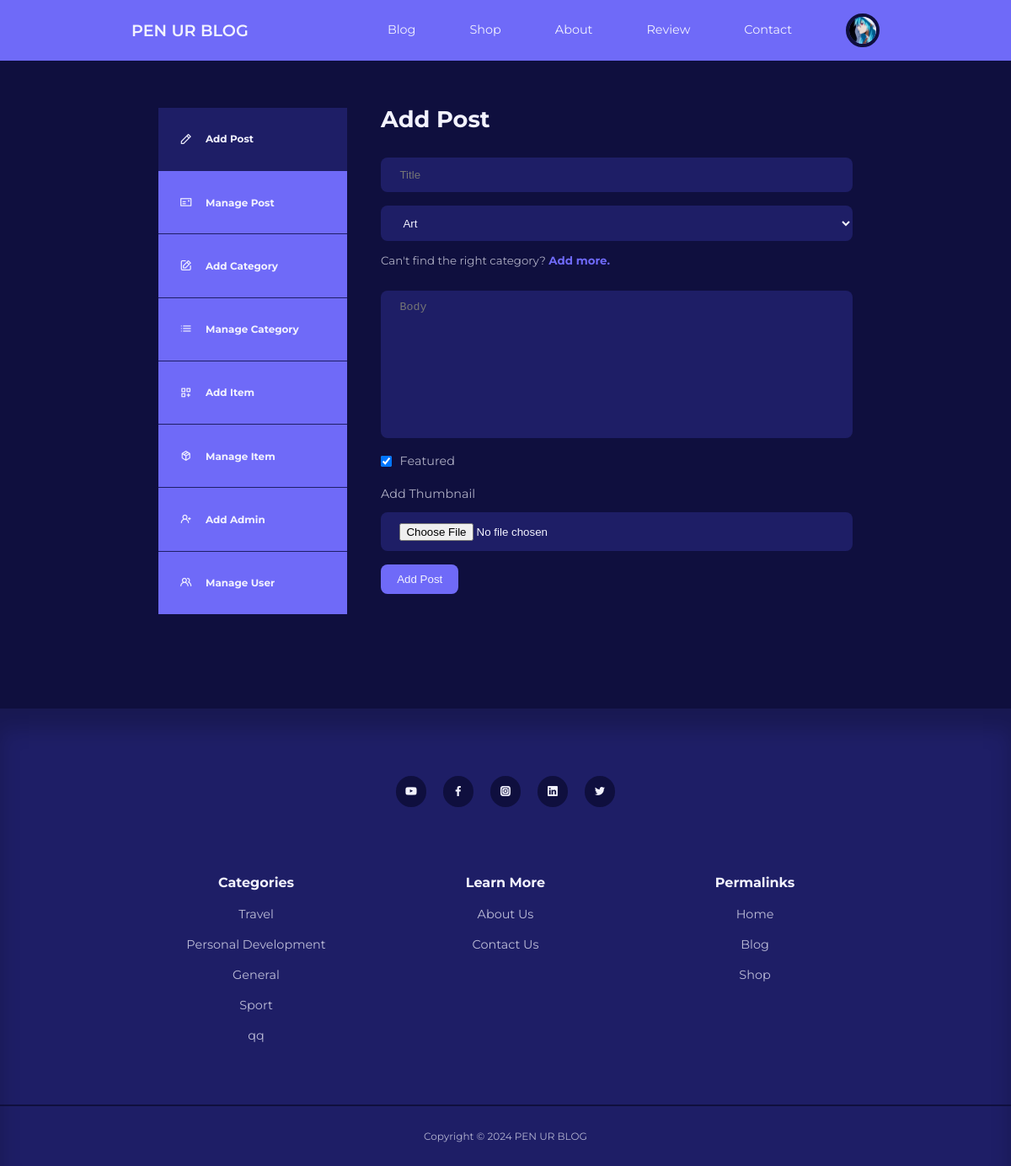
The page /blog/admin/add-post.php (signed in) on the database its author committed.
### tables this page shows
CREATE TABLE `users` (
  `id` int(11) UNSIGNED NOT NULL,
  `username` varchar(50) NOT NULL,
  `email` varchar(100) NOT NULL,
  `password` varchar(255) NOT NULL,
  `avatar` varchar(255) NOT NULL,
  `is_admin` tinyint(1) NOT NULL,
  `bio` varchar(255) NOT NULL,
  `reset_token_hash` varchar(64) DEFAULT NULL,
  `reset_token_expires_at` datetime DEFAULT NULL
);

CREATE TABLE `categories` (
  `id` int(11) UNSIGNED NOT NULL,
  `title` varchar(50) NOT NULL,
  `description` text NOT NULL
);

### blog/admin/partials/header.php (called while the page is built, shortened)
<?php
require '../partials/header.php';

### blog/admin/add-post.php (the view, shortened to what this page needs)
<?php
include 'partials/header.php';
$query = "SELECT * FROM categories ORDER BY title";
$categories = mysqli_query($connection, $query);
$title = $_SESSION['add-post-data']['title'] ?? null;
$body = $_SESSION['add-post-data']['body'] ?? null;
?>
<section class="dashboard">
    <div class="container dashboard__container">
        <aside>
            <ul>
                <li>
                    <a href="add-post.php" class="active"><i class="uil uil-pen"></i>
                    <h5>Add Post</h5>
                    </a>
                </li>
                <li>
                    <a href="index.php"><i class="uil uil-postcard"></i>
                    <h5>Manage Post</h5>
                    </a>
                </li>
                <li>
                    <a href="add-category.php"><i class="uil uil-edit"></i>
                    <h5>Add Category</h5>
                    </a>
                </li>
                <?php if (isset($_SESSION['user_is_admin'])) : ?>
                    <li>
                        <a href="manage-categories.php"><i class="uil uil-list-ul"></i>
                        <h5>Manage Category</h5>
                        </a>
                    </li>
                    <li>
                        <a href="add-item.php"><i class="uil uil-create-dashboard"></i>
                        <h5>Add Item</h5>
                        </a>
                    </li>
                    <li>
                        <a href="manage-item.php"><i class="uil uil-box"></i>
                        <h5>Manage Item</h5>
                        </a>
                    </li>
                    <li>
                        <a href="add-user.php"><i class="uil uil-user-plus"></i>
                        <h5>Add Admin</h5>
                        </a>
                    </li>
                    <li>
                        <a href="manage-users.php"><i class="uil uil-users-alt"></i>
                        <h5>Manage User</h5>
                        </a>
                    </li>
                <?php endif ?>
            </ul>
        </aside>
        <main>
            <h2>Add Post</h2>
            <form action="<?= ROOT_URL ?>admin/add-post-logic.php" enctype="multipart/form-data" method="POST">
                <input type="text" name="title" value="<?= $title ?>" placeholder="Title">
                <select name="category">
                    <?php while ($category = mysqli_fetch_assoc($categories)) : ?>
                        <option value="<?= $category['id'] ?>"><?= $category['title'] ?></option>
                    <?php endwhile ?>
                </select>
                <small class="post__add-category">Can't find the right category? <a href="add-category.php">Add more.</a></small>
                <textarea rows="10" name="body" placeholder="Body"><?= $body ?></textarea>
                <?php if (isset($_SESSION['user_is_admin'])) : ?>
                    <div class="form__control inline">
                        <input type="checkbox" name="is_featured" value="1" id="is_featured" checked>
                        <label for="is_featured">Featured</label>
                    </div>
                <?php endif ?>
                <div class="form__control">
                    <label for="thumbnail">Add Thumbnail</label>
                    <input type="file" name="thumbnail" id="thumbnail">
                </div>
                <button type="submit" name="submit" class="btn">Add Post</button>
            </form>
        </main>
    </div>
</section>
<?php
include '../partials/footer.php';
?>

### blog/partials/header.php (shortened to what this page needs)
<?php
require 'config/database.php';
if (isset($_SESSION['user-id'])) {
    $id = filter_var($_SESSION['user-id'], FILTER_SANITIZE_NUMBER_INT);
    $query = "SELECT * FROM users WHERE id=$id";
    $result = mysqli_query($connection, $query);
    $user = mysqli_fetch_assoc($result);
}
?>
<!DOCTYPE html>
<html lang="en">
<head>
    <link rel="stylesheet" href="<?= ROOT_URL ?>css/style.css">
    <link rel="stylesheet" href="https://unicons.iconscout.com/release/v4.0.0/css/line.css">
</head>
<body>
    <nav>
        <div class="container nav__container">
            <a href="<?= ROOT_URL ?>" class="nav__logo">PEN UR BLOG</a>
            <ul class="nav__items">
                <li><a href="<?= ROOT_URL ?>blog.php">Blog</a></li>
                <li><a href="<?= ROOT_URL ?>shop.php">Shop</a></li>
                <li><a href="<?= ROOT_URL ?>about.php">About</a></li>
                <li><a href="<?= ROOT_URL ?>review.php">Review</a></li>
                <li><a href="<?= ROOT_URL ?>contact.php">Contact</a></li>
                <?php if (isset($_SESSION['user-id'])) : ?>
                    <li class="nav__profile">
                        <div class="avatar">
                            <img src="<?= ROOT_URL . 'images/' . $user['avatar'] ?>">
                        </div>
                    </li>
                <?php else : ?>
                    <li><a href="<?= ROOT_URL ?>signin.php">LogIn</a></li>
                <?php endif ?>
            </ul>
        </div>
    </nav>

### blog/partials/footer.php (shortened to what this page needs)
<?php
$category_query = "SELECT * FROM categories ORDER BY RAND() LIMIT 5";
$category_result = mysqli_query($connection, $category_query);
?>
<footer>
        <div class="footer__socials">
            <a href="https://youtube.com/egatortutorials" target="_blank"><i class="uil uil-youtube"></i></a>
            <a href="https://facebook.com" target="_blank"><i class="uil uil-facebook-f"></i></a>
            <a href="https://instagram.com" target="_blank"><i class="uil uil-instagram-alt"></i></a>
            <a href="https://linkedin.com" target="_blank"><i class="uil uil-linkedin"></i></a>
            <a href="https://twitter.com" target="_blank"><i class="uil uil-twitter"></i></a>
        </div>
        <div class="container footer__container">
            <article>
                <h4>Categories</h4>
                <ul>
                    <?php while ($category = mysqli_fetch_assoc($category_result)): ?>
                        <li><a href="<?= ROOT_URL ?>category-posts.php?id=<?= $category['id'] ?>"><?= $category['title']     ?></a></li>
                    <?php endwhile ?>
                </ul>
            </article>
            <article>
                <h4>Learn More</h4>
                <ul>
                    <li><a href="about.php">About Us</a></li>
                    <li><a href="contact.php">Contact Us</a></li>
                </ul>
            </article>
            <article>
                <h4>Permalinks</h4>
                <ul>
                    <li><a href="index.php">Home</a></li>
                    <li><a href="blog.php">Blog</a></li>
                    <li><a href="shop.php">Shop</a></li>
                </ul>
            </article>
        </div>
        <div class="footer__copyright">
            <small>Copyright &copy; 2024 PEN UR BLOG</small>
        </div>
    </footer>
</body>
</html>

### blog/css/style.css (style rules this page uses)
:root { --color-primary: #6f6af8; --color-primary-light: hsl(242, 91%, 69%, 18%); --color-primary-variant: #5854c7; --color-red: #da0f3f; --color-red-light: hsl(346, 87%, 46%, 15%); --color-green: #00c476; --color-green-light: hsl(156, 100%, 38%, 15%); --color-gray-900: #1e1e66; --color-gray-700: #2d2b7c; --color-gray-300: rgba(242, 242, 254, 0.3); --color-gray-200: rgba(242, 242, 254, 0.7); --color-white: #f2f2fe; --color-bg: #0f0f3e; --transition: all 300ms ease; --container-width-lg: 74%; --container-width-md: 88%; --form-width: 40%; --card-border-radius-1: 0.3rem; --card-border-radius-2: 0.5rem; --card-border-radius-3: 0.8rem; --card-border-radius-4: 2rem; --card-border-radius-5: 5rem; }
* { margin: 0; padding: 0; outline: 0; border: 0; appearance: 0; list-style: none; text-decoration: none; box-sizing: border-box; }
body { font-family: 'Montserrat', sans-serif; line-height: 1.6; color: var(--color-gray-200); overflow-x: hidden; background: var(--color-bg); font-size: 0.9em; }
.container { width: var(--container-width-lg); max-width: 1800px; margin-inline: auto; }
section { margin-top: 3rem; width: 100vw; }
h1, h2, h3, h4, h5 { color: var(--color-white); line-height: 1.3; }
h2 { font-size: 1.7rem; margin: 1rem 0; }
h4 { font-size: 1rem; }
a { color: var(--color-white); transition: var(--transition); }
img { display: block; width: 100%; object-fit: cover; }
nav { background: var(--color-primary); width: 100vw; height: 4.5rem; position: fixed; top: 0; z-index: 10; box-shadow: 0 1rem 1rem rgba(0, 0, 0, 0, 2); }
.nav__container { height: 100%; display: flex; align-items: center; justify-content: space-between; }
.avatar { width: 2.5rem; height: 2.5rem; border-radius: 50%; overflow: hidden; border: 0.3rem solid var(--color-bg); }
.nav__logo { font-weight: 600; font-size: 1.2rem; }
.nav__items { display: flex; align-items: center; gap: 4rem; }
.nav__profile { position: relative; cursor: pointer; }
footer { background: var(--color-gray-900); padding: 5rem 0 0; box-shadow: inset 0 1.5rem 1.5rem rgba(0, 0, 0, 0.2); }
.footer__socials { margin-inline: auto; width: fit-content; margin-bottom: 5rem; display: flex; justify-content: space-between; align-items: center; gap: 1.2rem; }
.footer__socials a { background: var(--color-bg); border-radius: 50%; width: 2.3rem; height: 2.3rem; display: flex; align-items: center; justify-content: center; }
.footer__container { display: grid; grid-template-columns: repeat(3, 1fr); text-align: center; }
footer h4 { color: var(--color-white); margin-bottom: 0.6rem; }
footer ul li { padding: 0.4rem 0; }
footer ul a { opacity: 0.75; }
.footer__copyright { text-align: center; padding: 1.5rem 0; border-top: 2px solid var(--color-bg); margin-top: 4rem; }
.btn { display: inline-block; width: fit-content; padding: 0.6rem 1.2rem; background-color: var(--color-primary); border-radius: var(--card-border-radius-2); cursor: pointer; transition: var(--transition); color: var(--color-white); }
form { display: flex; flex-direction: column; gap: 1rem; }
.form__control { display: flex; flex-direction: column; gap: 0.6rem; }
.form__control.inline { flex-direction: row; align-items: center; }
input, textarea, select { padding: 0.8rem 1.4rem; background-color: var(--color-gray-900); border-radius: var(--card-border-radius-2); resize: none; color: var(--color-white); }
.post__add-category { font-size: 10pt; margin-top: -0.2rem; margin-bottom: 0.5rem; display: block; }
.post__add-category a { font-weight: bolder; color: var(--color-primary); }
.dashboard { margin-top: 6rem; }
.dashboard__container { display: grid; grid-template-columns: 14rem auto; gap: 1rem; background-color: #0f0f3e; padding: 2rem; margin-bottom: 5rem; }
.dashboard aside a { background-color: var(--color-primary); display: flex; gap: 1rem; align-items: center; padding: 1.6rem; }
.dashboard aside ul li:not(:last-child) a { border-bottom: 1px solid var(--color-gray-900); }
.dashboard aside a.active { background-color: var(--color-gray-900); }
.dashboard main { margin-left: 1.5rem; }
.dashboard main h2 { margin: 0 0 2rem 0; line-height: 1; }

### rows shown on the page
users: avatar (picture)
categories: title "Travel"
categories: title "Personal Development"
categories: title "General"
categories: title "Sport"
categories: title "qq"

### other values the page prints
form field category "Art"
